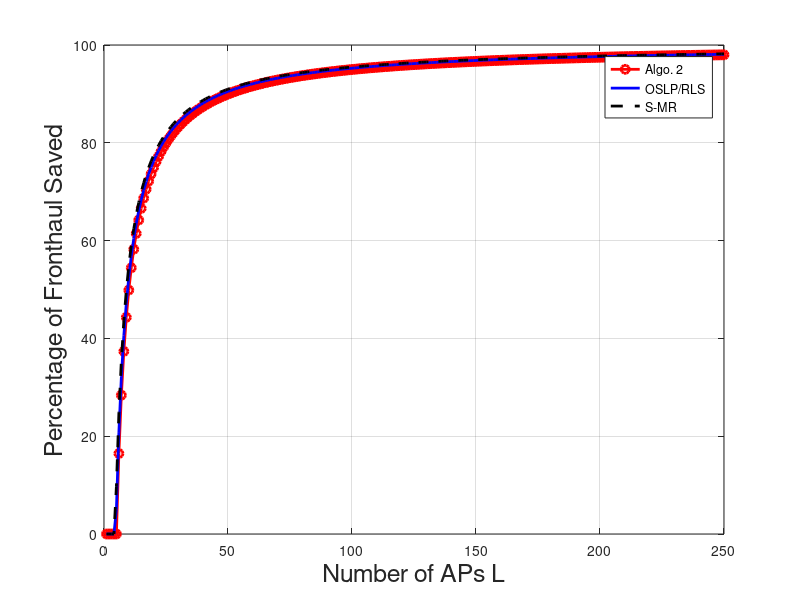

Here is the MATLAB script that generated this plot:
%This Matlab script generates the plots in Figure 7 of the work:
%
%Zakir Hussain Shaik, Emil Bjornson, and Erik G. Larsson,
%"MMSE-Optimal Sequential Processing for Cell-Free Massive MIMO With Radio
%Stripes," IEEE Transactions on Communications, To appear.
%
%Download article: https://arxiv.org/pdf/2012.13928.pdf
%
%License: This code is licensed under the GPLv2 license. If you in any way
%use this code for research that results in publications, please cite our
%paper as described above.


clc;
clear;
close all;

maxL = 250;
L = 1:maxL;
N = 4;

K = 20;

tau_c = 200;
tau_p = 20;


L4_FH = 2*tau_c*N*L;

OSLP_FH = (2*K*(tau_c - tau_p) + K^2)*ones(1,maxL);
ICC2020_FH = (2*K*(tau_c - tau_p) + 2*K^2 + K)*ones(1,maxL);
SMR_FH = ( 2*K*(tau_c - tau_p) + K )*ones(1,maxL);

% Percentage of Fronthaul saved with L
OSLP_FH_saved = ( (L4_FH - OSLP_FH)./L4_FH )*100;
ICC2020_FH_saved = ( (L4_FH - ICC2020_FH)./L4_FH )*100;
SMR_FH_saved = ( (L4_FH - SMR_FH)./L4_FH )*100;

figure;
hold on;
plot(L,max(ICC2020_FH_saved,0),'-ro','linewidth',2);
plot(L,max(OSLP_FH_saved,0),'b','linewidth',2);
plot(L,max(SMR_FH_saved,0),'k--','linewidth',2);
legend('Algo. 2','OSLP/RLS','S-MR');
xlabel('Number of APs L','FontSize',18);
ylabel('Percentage of Fronthaul Saved','FontSize',18);
grid on;
box on;
